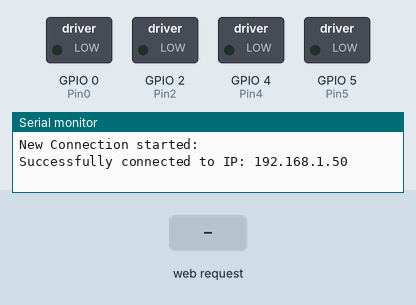
Simulated run of this sketch. Board: ESP8266 (NodeMCU). On the bench: switched loads named in the sketch (green lamp = pin HIGH), the last lines printed to the serial monitor. Inputs (shaded band) come from the test bench. WiFi joins after 1.5 s; servers stay silent unless stated.

Above: at 11.2 s.
11.3 s: HTTP request GET /forward received
At 12.0 s:
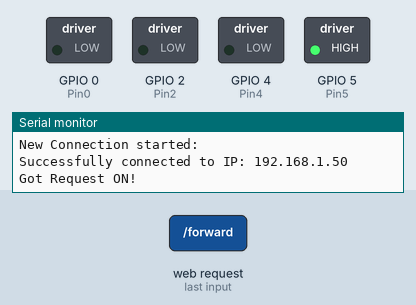
12.8 s: HTTP request GET /backward received
At 13.1 s:
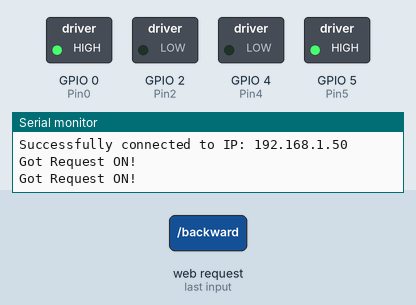
14.3 s: HTTP request GET / received
At 15.5 s:
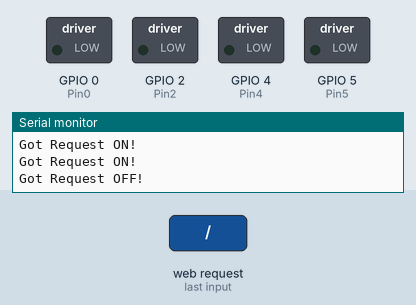
Timing chart, 0 to 17.3 s (numbered marks = the images above; inputs shaded):
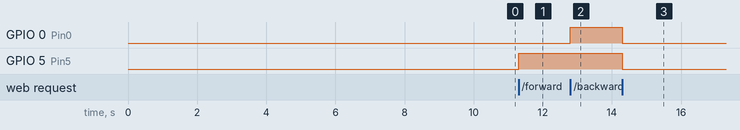

Measured:
- after the input at 11.3 s, GPIO 5 (Pin5): LOW → HIGH at once
- after the input at 12.8 s, GPIO 0 (Pin0): LOW → HIGH at once
- after the input at 14.3 s, GPIO 0 (Pin0), GPIO 5 (Pin5): HIGH → LOW at once

The sketch:

motor_3.ino
```cpp
#include <WiFiClient.h>
#include <ESP8266WebServer.h>
#include <ESP8266WiFi.h>

int Pin5 = 5;
int Pin0 = 0;
int Pin4 = 4;
int Pin2 = 2;

const char* ssid = "NorfolkDwyer";
const char* password = "fertilefields";

WiFiClient client;
ESP8266WebServer server(80);

const char *webpage_on =
#include "crane_webpage_on.h"
;

const char *webpage_off =
#include "crane_webpage_off.h"
;

void setup(){
  Serial.begin(115200);
  Serial.println();
  Serial.print("New Connection started: ");
  Serial.println();

  WiFi.begin(ssid, password);
  delay(10000);

  if (WiFi.status() != WL_CONNECTED){
    Serial.print("Connection Failed!");
  }
  if (WiFi.status() == WL_CONNECTED){
    Serial.print("Successfully connected to IP: ");
  }

  Serial.println(WiFi.localIP());

  pinMode(Pin5, OUTPUT);
  pinMode(Pin0, OUTPUT);
  pinMode(Pin4, OUTPUT);
  pinMode(Pin2, OUTPUT);

  server.on("/", HTTP_GET, [](){
    Serial.println();
    Serial.print("Got Request OFF!");
    analogWrite(Pin5, 0);
    analogWrite(Pin0, 0);
    analogWrite(Pin4, 0);
    analogWrite(Pin2, 0);
    server.send(200, "text/html", webpage_off);
  });

  server.on("/forward", HTTP_GET, [](){
    Serial.println();
    Serial.print("Got Request ON!");
    analogWrite(Pin5, 300);
    analogWrite(Pin0, 0);
    analogWrite(Pin4, 0);
    analogWrite(Pin2, 0);
    server.send(200, "text/html", webpage_on);
  });

    server.on("/backward", HTTP_GET, [](){
    Serial.println();
    Serial.print("Got Request ON!");
    analogWrite(Pin5, 300);
    analogWrite(Pin0, 300);
    analogWrite(Pin4, 0);
    analogWrite(Pin2, 0);
    server.send(200, "text/html", webpage_on);
  });

  server.begin();
  };

void loop() {
  server.handleClient();
  };
```

crane_webpage_off.h
```cpp
R"(
<!DOCTYPE html>
<html lang="en" dir="ltr">
  <head>
    <meta charset="utf-8">
    <title>Crane Webpage</title>
  </head>
  <body>

    <form action="/on" method="get">
      <input type="submit" value="Turn On">
    </form>

  </body>
</html>
)"
```

crane_webpage_on.h
```cpp
R"(
<!DOCTYPE html>
<html lang="en" dir="ltr">
  <head>
    <meta charset="utf-8">
    <title>Crane Webpage</title>
  </head>
  <body>

    <form action="/" method="get">
      <input type="submit" value="Turn Off">
    </form>

  </body>
</html>
)"
```
